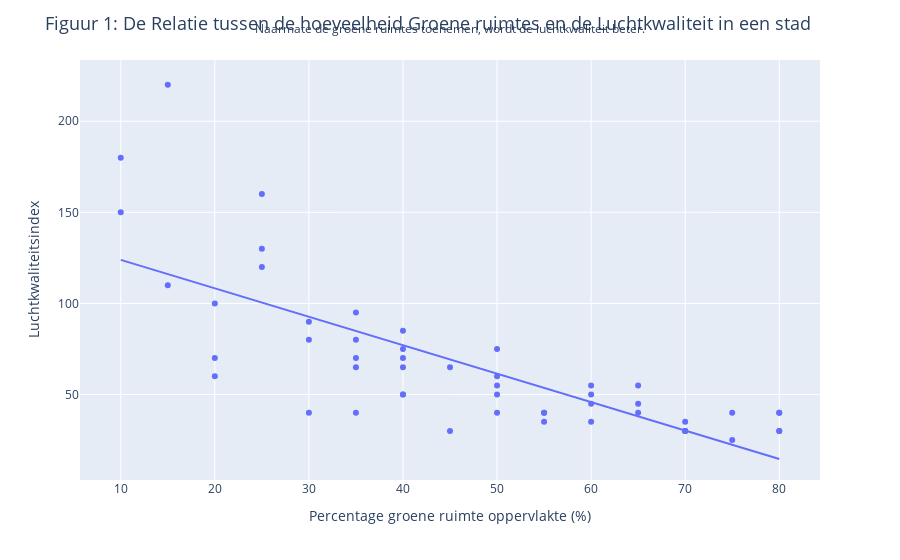

The notebook cell this image was saved under:
### Markdown cell above
Aan de hand van de dataset hebben we de relatie tussen het percentage groene ruimte en de luchtkwaliteitsindex geanalyseerd door middel van een spreidingsdiagram. Op de y-as staat de luchtkwaliteitsindex, die de aanwezigheid van verontreinigende stoffen meet; lagere waarden duiden op een betere luchtkwaliteit. Op de x-as staat het percentage groene ruimte in een stad.

### Code cell
fig = px.scatter(
    final_data,
    x='Green_Space_Area',
    y='Air_Quality_Index',
    labels={
        'Green_Space_Area': 'Percentage groene ruimte oppervlakte (%)',
        'Air_Quality_Index': 'Luchtkwaliteitsindex'
    },
    trendline='ols'
)

fig.update_layout(
    title='Figuur 1: De Relatie tussen de hoeveelheid Groene ruimtes en de Luchtkwaliteit in een stad',
    title_font_size=18,  
    annotations=[
        dict(
            x=0.5,
            y=1.1,
            showarrow=False,
            text="Naarmate de groene ruimtes toenemen, wordt de luchtkwaliteit beter.",
            xref="paper",
            yref="paper",
            align="center"
        )
    ]
)

fig.show()

# Bereken de correlatiecoëfficiënt
correlation = final_data['Green_Space_Area'].corr(final_data['Air_Quality_Index'])
print("Correlatiecoëfficiënt tussen de hoeveelheid groene ruimtes en de luchtkwaliteit:", correlation)

### Figure 1 — Plotly figure (JSON) as saved in the notebook; plotly's stock layout.template omitted (floating-point values rounded to 4 significant figures)
{"data": [{"hovertemplate": "Percentage groene ruimte oppervlakte (%)=%{x}<br>Luchtkwaliteitsindex=%{y}<extra></extra>", "legendgroup": "", "marker": {"color": "#636efa", "symbol": "circle"}, "mode": "markers", "name": "", "orientation": "v", "showlegend": false, "type": "scatter", "x": [80, 60, 15, 40, 65, 50, 70, 80, 35, 10, 25, 65, 10, 30, 75, 40, 50, 35, 45, 20, 60, 70, 50, 30, 40, 80, 65, 40, 60, 55, 35, 70, 15, 75, 20, 25, 45, 40, 35, 50, 60, 25, 50, 35, 70, 20, 55, 80, 30, 55, 40], "xaxis": "x", "y": [40, 45, 110, 50, 55, 60, 35, 30, 80, 150, 160, 40, 180, 40, 25, 65, 50, 70, 30, 70, 35, 30, 75, 80, 85, 40, 45, 50, 55, 40, 65, 30, 220, 40, 60, 130, 65, 70, 95, 40, 50, 120, 55, 40, 30, 100, 35, 30, 90, 40, 75], "yaxis": "y"}, {"hovertemplate": "<b>OLS trendline</b><br>Air_Quality_Index = -1.56137 * Green_Space_Area + 139.53<br>R<sup>2</sup>=0.574674<br><br>Percentage groene ruimte oppervlakte (%)=%{x}<br>Luchtkwaliteitsindex=%{y} <b>(trend)</b><extra></extra>", "legendgroup": "", "marker": {"color": "#636efa", "symbol": "circle"}, "mode": "lines", "name": "", "showlegend": false, "type": "scatter", "x": [10, 10, 15, 15, 20, 20, 20, 25, 25, 25, 30, 30, 30, 35, 35, 35, 35, 35, 40, 40, 40, 40, 40, 40, 45, 45, 50, 50, 50, 50, 50, 55, 55, 55, 60, 60, 60, 60, 65, 65, 65, 70, 70, 70, 70, 75, 75, 80, 80, 80, 80], "xaxis": "x", "y": [123.9, 123.9, 116.1, 116.1, 108.3, 108.3, 108.3, 100.5, 100.5, 100.5, 92.69, 92.69, 92.69, 84.88, 84.88, 84.88, 84.88, 84.88, 77.08, 77.08, 77.08, 77.08, 77.08, 77.08, 69.27, 69.27, 61.46, 61.46, 61.46, 61.46, 61.46, 53.66, 53.66, 53.66, 45.85, 45.85, 45.85, 45.85, 38.04, 38.04, 38.04, 30.23, 30.23, 30.23, 30.23, 22.43, 22.43, 14.62, 14.62, 14.62, 14.62], "yaxis": "y"}], "layout": {"annotations": [{"align": "center", "showarrow": false, "text": "Naarmate de groene ruimtes toenemen, wordt de luchtkwaliteit beter.", "x": 0.5, "xref": "paper", "y": 1.1, "yref": "paper"}], "autosize": true, "legend": {"tracegroupgap": 0}, "margin": {"t": 60}, "title": {"font": {"size": 18}, "text": "Figuur 1: De Relatie tussen de hoeveelheid Groene ruimtes en de Luchtkwaliteit in een stad"}, "xaxis": {"anchor": "y", "autorange": true, "domain": [0, 1], "range": [5.764, 84.24], "title": {"text": "Percentage groene ruimte oppervlakte (%)"}, "type": "linear"}, "yaxis": {"anchor": "x", "autorange": true, "domain": [0, 1], "range": [2.991, 235.6], "title": {"text": "Luchtkwaliteitsindex"}, "type": "linear"}}}
